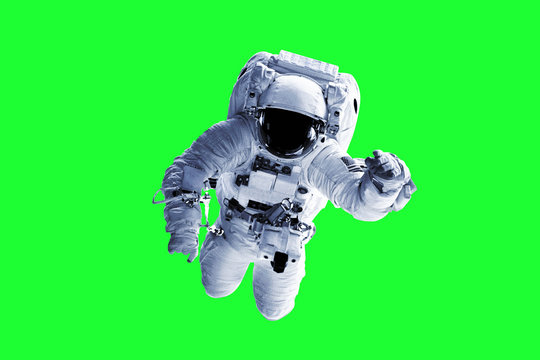
#> input picture Green Screen Background Converter/green.jpg, 540 x 360 px
$ jupyter execute 'Green Screen Converter.ipynb'
#> lines starting #> are read from the running program, lines starting #| are printed output that depends on the picture; after the words box and inside, x2 and y2 are one past the last pixel; in counts of white or black regions, pixels touching at a corner belong together
## Define Library and Function

[cell 1]
import cv2
import numpy as np
import matplotlib.pyplot as plt

def load_image(green_screen, background, size):
#> called with green_screen = 'green.jpg', background = 'bg.jpg', size = (640, 480)
    g_img = cv2.resize(cv2.imread(green_screen), size)
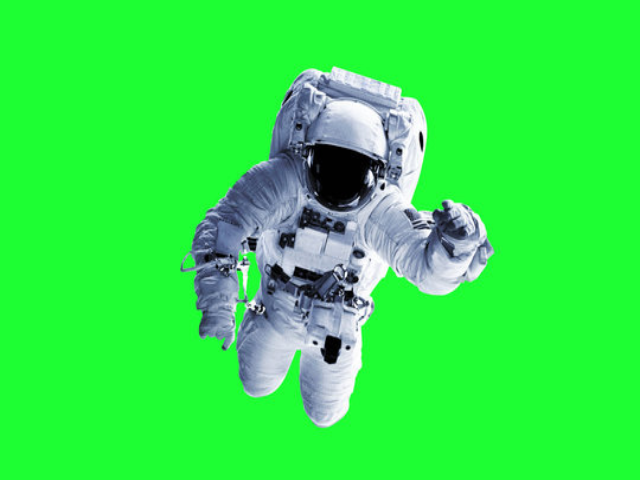
#> g_img: shape (480, 640, 3); mean B, G, R 72.9, 234, 49.4
    bg = cv2.resize(cv2.imread(background), size)
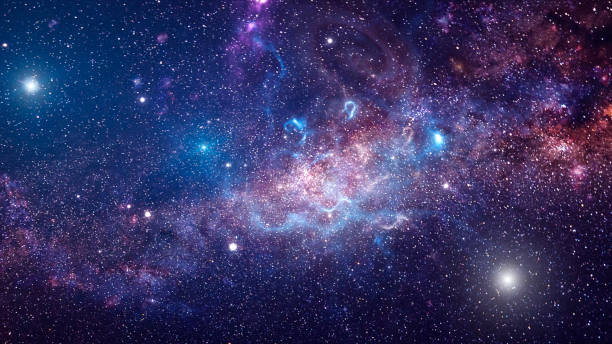
#> input picture Green Screen Background Converter/bg.jpg, 612 x 344 px
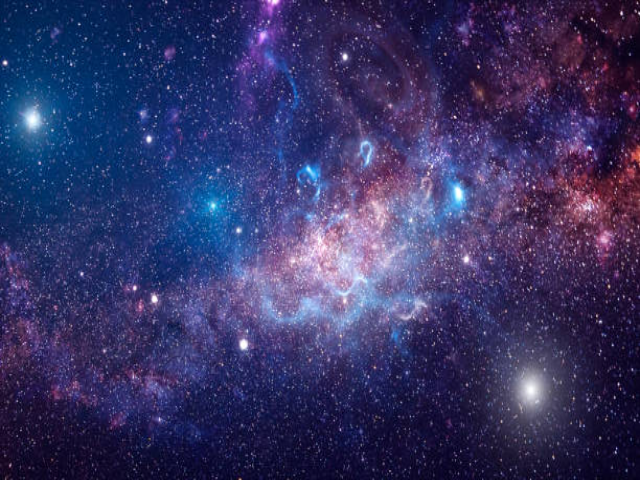
#> bg: shape (480, 640, 3); mean B, G, R 101, 52, 54.2
    return g_img, bg

def image_green_screen(upper, lower, green_screen, background):
    mask = cv2.inRange(green_screen, lower, upper)
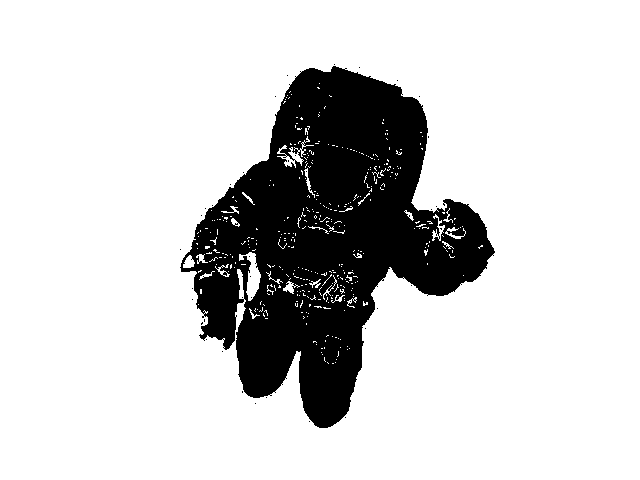
#> mask: shape (480, 640); 81.6% white; 39 black regions (38 under 20 px), largest, box (x1, y1, x2, y2) and area: (180, 66, 495, 428) 56446
    res = cv2.bitwise_and(green_screen, green_screen, mask = mask)
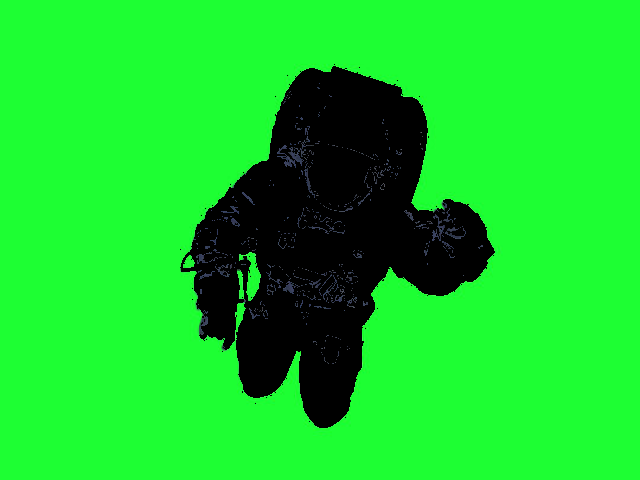
#> res: shape (480, 640, 3); mean B, G, R 42, 206.3, 24
    f = g_img - res
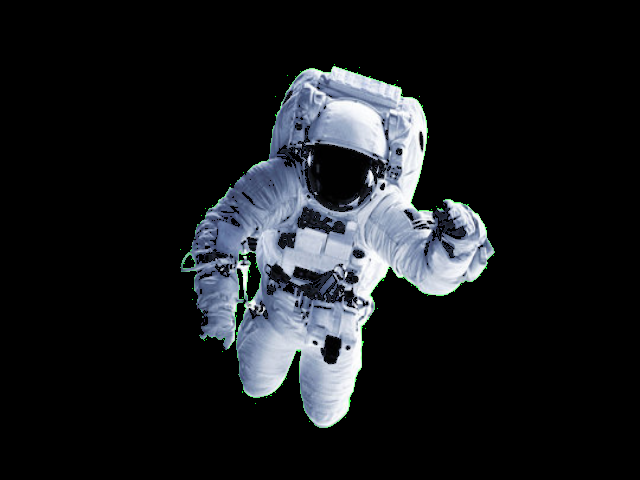
#> f: shape (480, 640, 3); mean B, G, R 30.9, 27.8, 25.4
    img = np.where(f == 0, bg, f)
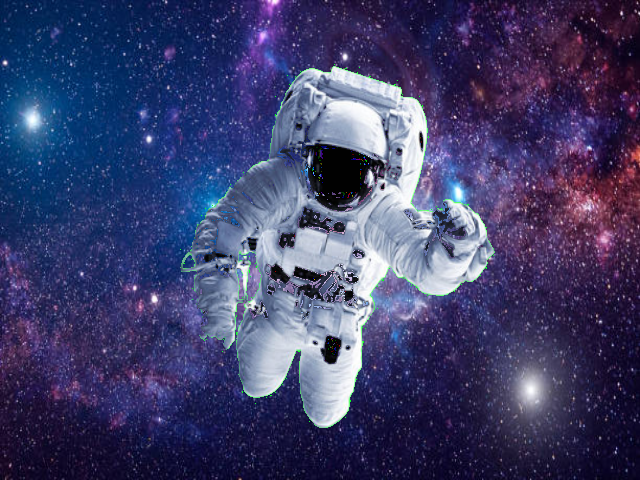
#> img: shape (480, 640, 3); mean B, G, R 105.5, 63.4, 62.4
    img_res = cv2.cvtColor(img, cv2.COLOR_BGR2RGB)
    return img_res

def visualize(image_list, title_list):
    plt.figure(figsize = (12,12))
    for i in range(len(image_list)):
        plt.subplot(1,3,i+1)
        plt.imshow(image_list[i])
        plt.title(title_list[i])
        plt.xticks([]),plt.yticks([])
#> this loop made 3 passes

## Call Function

[cell 2]
g_img, bg = load_image('green.jpg', 'bg.jpg', (640, 480))

u_green = np.array([100, 255, 93])
l_green = np.array([1,50,15])

images = image_green_screen(u_green, l_green, g_img, bg)

visualize_img = [g_img, bg, images]
visualize_title = ['Green Screen images', 'Background', 'Result']

visualize(visualize_img, visualize_title)
#> figure, not shown here; B, G, R data is drawn as R, G, B
